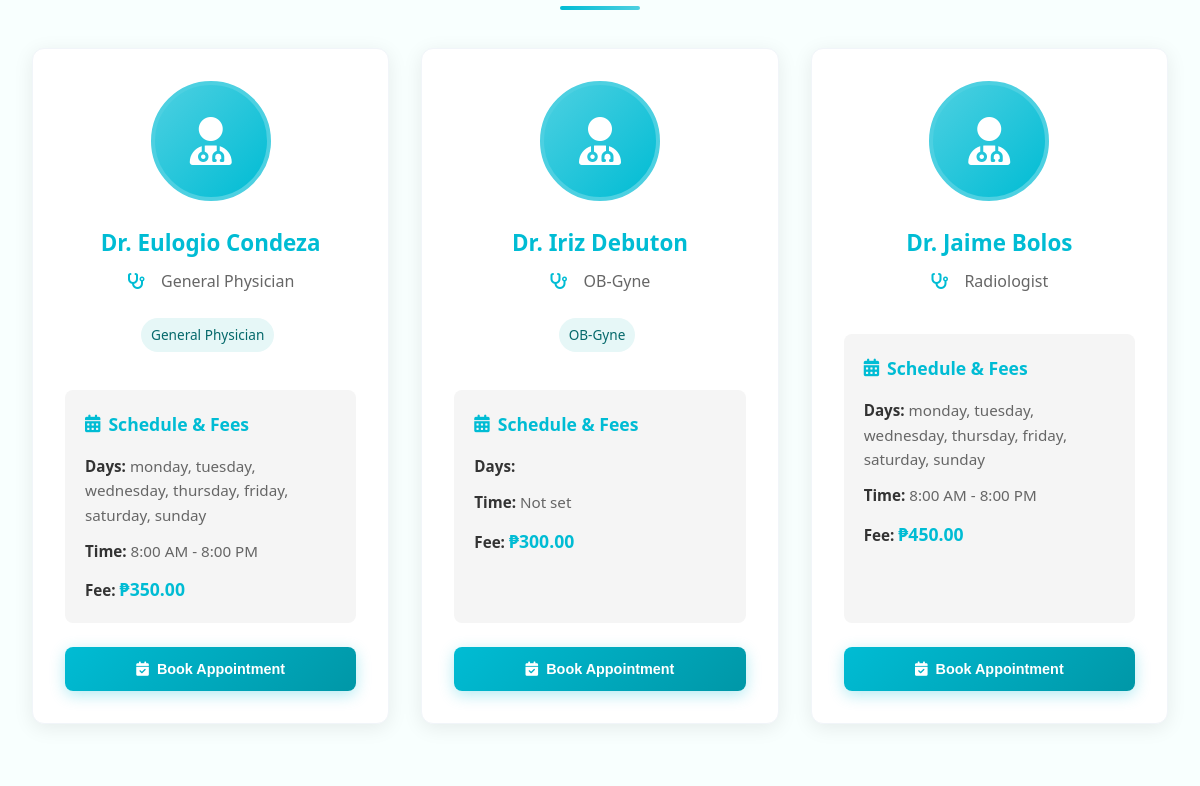
Before: / (middle part) with the older database file.
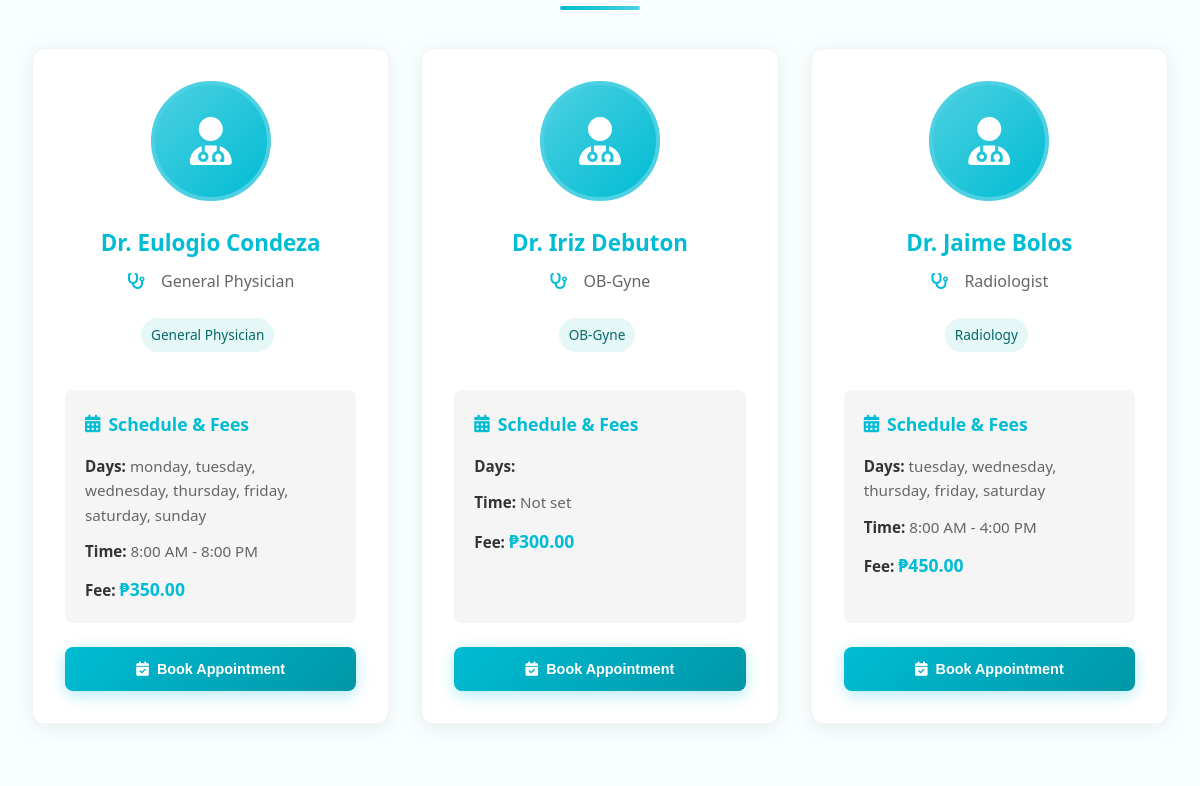
After: the same page with the newer database file.
### tables this page shows
CREATE TABLE doctors (
                    id INTEGER PRIMARY KEY AUTOINCREMENT,
                    user_id INTEGER,
                    specialty VARCHAR(100),
                    license_number VARCHAR(50),
                    phone VARCHAR(20),
                    experience_years INTEGER DEFAULT 0,
                    consultation_fee DECIMAL(10,2) DEFAULT 0.00,
                    schedule_days TEXT,
                    schedule_time_start TIME,
                    schedule_time_end TIME,
                    biography TEXT,
                    is_available INTEGER DEFAULT 1,
                    status VARCHAR(20) DEFAULT 'active' CHECK (status IN ('active', 'inactive')),
                    created_at DATETIME DEFAULT CURRENT_TIMESTAMP,
                    FOREIGN KEY (user_id) REFERENCES users(id)
                );

CREATE TABLE users (
                    id INTEGER PRIMARY KEY AUTOINCREMENT,
                    username VARCHAR(50) UNIQUE NOT NULL,
                    email VARCHAR(100) UNIQUE NOT NULL,
                    password VARCHAR(255) NOT NULL,
                    first_name VARCHAR(50),
                    last_name VARCHAR(50),
                    profile_image VARCHAR(255),
                    role VARCHAR(20) DEFAULT 'patient' CHECK (role IN ('admin', 'doctor', 'patient')),
                    is_active INTEGER DEFAULT 1,
                    status VARCHAR(20) DEFAULT 'pending' CHECK (status IN ('active', 'inactive', 'pending')),
                    created_at DATETIME DEFAULT CURRENT_TIMESTAMP,
                    updated_at DATETIME DEFAULT CURRENT_TIMESTAMP
                , email_verified INTEGER DEFAULT 0, phone TEXT, date_of_birth TEXT, gender TEXT, address TEXT);

### includes/database.php (called while the page is built, shortened)
<?php
class Database {
    private $connection;
    private static $instance = null;
    public static function getInstance() {
        if (self::$instance === null) {
            self::$instance = new self();
        }
        return self::$instance;
    }
    private function connect() {
        try {
            if (DB_TYPE === 'sqlite') {
                $this->connection = new PDO(
                    "sqlite:" . SQLITE_PATH,
                    null,
                    null,
                    array(
                        PDO::ATTR_ERRMODE => PDO::ERRMODE_EXCEPTION,
                        PDO::ATTR_DEFAULT_FETCH_MODE => PDO::FETCH_ASSOC
                    )
                );
                $this->connection->exec('PRAGMA foreign_keys = ON');
            }
        } catch (PDOException $e) {
            die("Database connection failed: " . $e->getMessage());
        }
    }
    public function query($sql, $params = array()) {
        try {
            $stmt = $this->connection->prepare($sql);
            $stmt->execute($params);
            return $stmt;
        } catch (PDOException $e) {
            error_log("Database query error: " . $e->getMessage());
            throw $e;
        }
    }
    public function fetchAll($sql, $params = array()) {
        $stmt = $this->query($sql, $params);
        return $stmt->fetchAll();
    }
}
?>

### includes/functions.php (called while the page is built, shortened)
<?php
require_once 'database.php';
function formatTime($time, $format = 'g:i A') {
    $timestamp = strtotime($time);
    return date($format, $timestamp);
}
?>

### index.php (the view, shortened to what this page needs)
<?php
require_once 'includes/header.php';
$db = Database::getInstance();
    $doctors = $db->fetchAll("
        SELECT d.id AS doctor_id, u.first_name, u.last_name, u.profile_image,
               d.specialty, d.schedule_days, d.schedule_time_start, d.schedule_time_end,
               d.consultation_fee, d.biography
        FROM users u
        JOIN doctors d ON u.id = d.user_id
        WHERE u.role = 'doctor' AND u.is_active = 1 AND d.is_available = 1
        ORDER BY u.first_name
    ");
?>
<section class="section">
    <div class="container">
        <?php if (!empty($doctors)): ?>
            <div class="doctors-grid" style="display: grid; grid-template-columns: repeat(auto-fit, minmax(320px, 1fr)); gap: 2rem; margin-top: 2rem;">
                <?php foreach ($doctors as $doctor): ?>
                    <div class="card doctor-card" style="height: 100%; display: flex; flex-direction: column; transition: transform 0.3s ease, box-shadow 0.3s ease;">
                        <div class="doctor-image-container" style="text-align: center; margin-bottom: 1.5rem;">
                            <?php if (!empty($doctor['profile_image']) && file_exists('assets/images/' . $doctor['profile_image'])): ?>
                                <img src="<?php echo SITE_URL; ?>/assets/images/<?php echo htmlspecialchars($doctor['profile_image']); ?>"
                                     alt="Dr. <?php echo htmlspecialchars($doctor['first_name'] . ' ' . $doctor['last_name']); ?>"
                                     class="doctor-image" style="width: 120px; height: 120px; border-radius: 50%; object-fit: cover; border: 4px solid var(--light-cyan);">
                            <?php else: ?>
                                <div class="doctor-image" style="width: 120px; height: 120px; background: linear-gradient(135deg, var(--light-cyan), var(--primary-cyan)); border-radius: 50%; display: flex; align-items: center; justify-content: center; margin: 0 auto; border: 4px solid var(--light-cyan);">
                                    <i class="fas fa-user-md" style="font-size: 3rem; color: white;"></i>
                                </div>
                            <?php endif; ?>
                        </div>
                        <div class="doctor-info" style="flex: 1; display: flex; flex-direction: column;">
                            <h3 class="doctor-name" style="margin: 0 0 0.5rem 0; font-size: 1.4rem; color: var(--primary-cyan); text-align: center;">
                                Dr. <?php echo htmlspecialchars($doctor['first_name'] . ' ' . $doctor['last_name']); ?>
                            </h3>
                            <p class="doctor-specialty" style="text-align: center; margin: 0 0 1.5rem 0; color: var(--text-light); font-weight: 500; font-size: 1rem;">
                                <i class="fas fa-stethoscope" style="color: var(--primary-cyan); margin-right: 0.5rem;"></i>
                                <?php echo htmlspecialchars($doctor['specialty']); ?>
                            </p>
                            <?php if (!empty($doctor['offers'])): ?>
                                <div style="text-align:center; margin-bottom: 1rem;">
                                    <?php foreach ($doctor['offers'] as $offer_title): ?>
                                        <span class="badge" style="display:inline-block; background: #e6f7f7; color: #05696b; padding: 6px 10px; border-radius: 999px; font-size: 0.85rem; margin: 0 6px 6px 0;"><?php echo htmlspecialchars($offer_title); ?></span>
                                    <?php endforeach; ?>
                                </div>
                            <?php endif; ?>
                            <div class="doctor-schedule" style="background: var(--light-gray); padding: 1.25rem; border-radius: 8px; margin-bottom: 1.5rem; flex: 1;">
                                <h4 style="color: var(--primary-cyan); margin: 0 0 1rem 0; font-size: 1.1rem; display: flex; align-items: center;">
                                    <i class="fas fa-calendar-alt" style="margin-right: 0.5rem;"></i> Schedule & Fees
                                </h4>
                                <div class="schedule-item" style="margin-bottom: 0.75rem; font-size: 0.95rem;">
                                    <strong style="color: var(--text-dark);">Days:</strong>
                                    <span style="color: var(--text-light);">
                                        <?php
                                        $days = explode(',', $doctor['schedule_days']);
                                        echo htmlspecialchars(implode(', ', $days));
                                        ?>
                                    </span>
                                </div>
                                <div class="schedule-item" style="margin-bottom: 0.75rem; font-size: 0.95rem;">
                                    <strong style="color: var(--text-dark);">Time:</strong>
                                    <span style="color: var(--text-light);">
                                        <?php
                                        if (!empty($doctor['schedule_time_start']) && !empty($doctor['schedule_time_end'])) {
                                            echo formatTime($doctor['schedule_time_start']) . ' - ' . formatTime($doctor['schedule_time_end']);
                                        } else {
                                            echo 'Not set';
                                        }
                                        ?>
                                    </span>
                                </div>
                                <div class="schedule-item" style="margin-bottom: 0; font-size: 0.95rem;">
                                    <strong style="color: var(--text-dark);">Fee:</strong>
                                    <span style="color: var(--primary-cyan); font-weight: bold; font-size: 1.1rem;">
                                        ₱<?php echo number_format($doctor['consultation_fee'], 2); ?>
                                    </span>
                                </div>
                            </div>
                            <div style="text-align: center; margin-top: auto;">
                                <?php if (isset($_SESSION['user_id']) && $_SESSION['role'] === 'patient'): ?>
                                    <a href="<?php echo SITE_URL; ?>/patient/book-appointment.php" class="btn btn-primary" style="width: 100%; padding: 0.875rem 1.5rem; font-weight: 600;">
                                        <i class="fas fa-calendar-check"></i> Book Appointment
                                    </a>
                                <?php else: ?>
                                    <button class="btn btn-primary" onclick="EasyMed.openModal('loginModal')" style="width: 100%; padding: 0.875rem 1.5rem; font-weight: 600;">
                                        <i class="fas fa-calendar-check"></i> Book Appointment
                                    </button>
                                <?php endif; ?>
                            </div>
                        </div>
                    </div>
                <?php endforeach; ?>
            </div>
        <?php endif; ?>
    </div>
</section>
<?php require_once 'includes/footer.php'; ?>

### includes/header.php (shortened to what this page needs)
<?php
require_once __DIR__ . '/functions.php';
?>
<!DOCTYPE html>
<html lang="en">
<head>
    <link rel="stylesheet" href="<?php echo SITE_URL; ?>/assets/css/style.css">
    <link rel="stylesheet" href="https://cdnjs.cloudflare.com/ajax/libs/font-awesome/6.4.0/css/all.min.css">
    <link rel="stylesheet" href="<?php echo SITE_URL; ?>/assets/css/components/header.css">
    <link rel="stylesheet" href="<?php echo SITE_URL; ?>/assets/css/components/footer.css">
</head>
<body>
    <main class="main-content">

### includes/footer.php (shortened to what this page needs)
    </main>
</body>
</html>

### assets/css/style.css (style rules this page uses)
:root { --primary-cyan: #00bcd4; --light-cyan: #4dd0e1; --dark-cyan: #0097a7; --white: #ffffff; --light-gray: #f5f5f5; --medium-gray: #e0e0e0; --dark-gray: #757575; --text-dark: #333333; --text-light: #666666; --success: #4caf50; --warning: #ff9800; --error: #f44336; --shadow: rgba(0, 188, 212, 0.1); }
* { margin: 0; padding: 0; box-sizing: border-box; }
body { font-family: 'Segoe UI', Tahoma, Geneva, Verdana, sans-serif; line-height: 1.6; color: var(--text-dark); background-color: #f8fffe; }
.main-content { min-height: calc(100vh - 75px); }
.btn { padding: 0.75rem 1.5rem; border: none; border-radius: 8px; cursor: pointer; font-size: 0.9rem; font-weight: 600; text-decoration: none; display: inline-flex; align-items: center; gap: 0.5rem; transition: all 0.3s ease; text-align: center; justify-content: center; }
.btn-primary { background: linear-gradient(135deg, var(--primary-cyan), var(--dark-cyan)); color: var(--white); box-shadow: 0 4px 15px rgba(0, 188, 212, 0.3); }
.container { max-width: 1200px; margin: 0 auto; padding: 0 2rem; }
.section { padding: 4rem 0; }
.card { background: var(--white); border-radius: 12px; padding: 2rem; box-shadow: 0 4px 20px rgba(0,0,0,0.08); transition: all 0.3s ease; border: 1px solid #f1f5f9; }
.doctors-grid { display: grid; grid-template-columns: repeat(auto-fit, minmax(350px, 1fr)); gap: 2rem; margin-top: 2rem; }
.doctor-card { text-align: center; position: relative; overflow: hidden; }
.doctor-image { width: 120px; height: 120px; border-radius: 50%; object-fit: cover; border: 4px solid var(--primary-cyan); margin: 0 auto; }
.doctor-name { font-size: 1.4rem; font-weight: 600; color: var(--text-dark); margin: 1rem 0 0.5rem; }
.doctor-specialty { color: var(--primary-cyan); font-weight: 500; margin-bottom: 1rem; display: flex; align-items: center; justify-content: center; gap: 0.5rem; }
.doctor-schedule { background: rgba(0, 188, 212, 0.05); border-radius: 8px; padding: 1rem; margin: 1rem 0; text-align: left; }
.schedule-item { margin-bottom: 0.5rem; font-size: 0.9rem; color: var(--text-dark); }
.schedule-item:last-child { margin-bottom: 0; }

Changed rows visible on the page:
changed doctors "Radiologist": schedule_days "monday, tuesday, wednesday, thursday, friday, saturday, sunday" → "tuesday, wednesday, thursday, friday, saturday"; schedule_time_end "8:00 PM" → "4:00 PM"
Other visible differences:
new list line: "Radiology"
